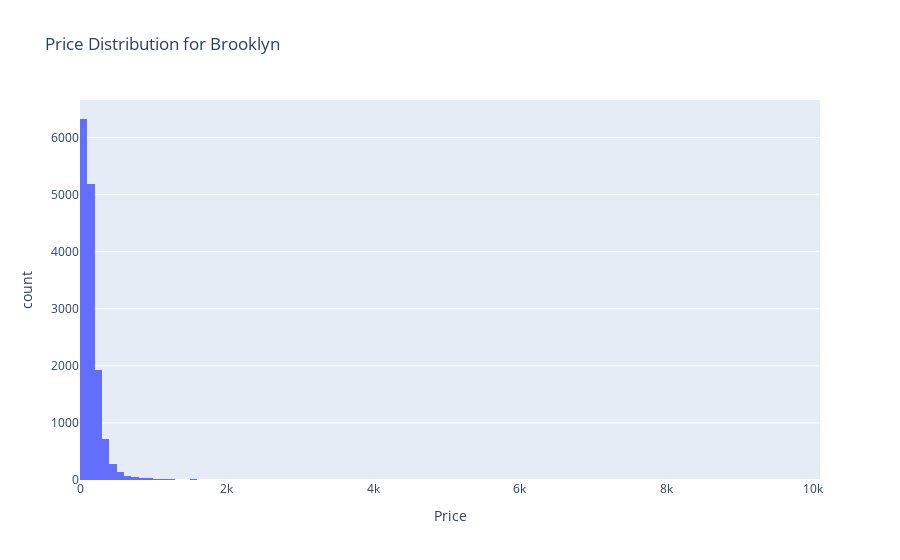
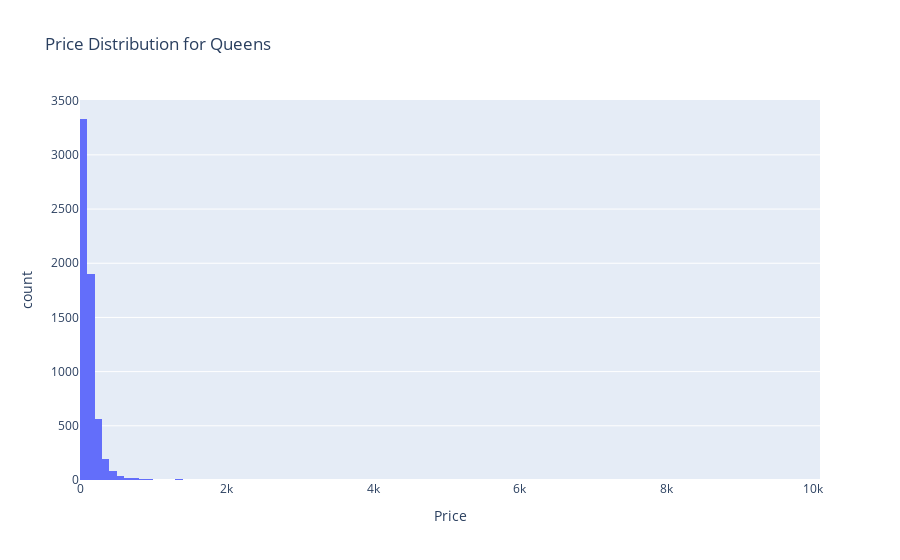

Here is the notebook cell these charts were saved with, in order:
### Code cell
for borough in boroughs:
    neighborhood_group_hist(city=borough)

### Figure 1 — Plotly figure (JSON) as saved in the notebook; plotly's stock layout.template omitted (floating-point values rounded to 4 significant figures; data arrays with more than 128 entries replaced by an {"elided": "..."} marker saying what was removed)
{"data": [{"alignmentgroup": "True", "bingroup": "x", "hovertemplate": "Price=%{x}<br>count=%{y}<extra></extra>", "legendgroup": "", "marker": {"color": "#636efa", "pattern": {"shape": ""}}, "name": "", "nbinsx": 100, "offsetgroup": "", "orientation": "v", "showlegend": false, "type": "histogram", "x": {"elided": "14841 int values"}, "xaxis": "x", "yaxis": "y"}], "layout": {"barmode": "relative", "legend": {"tracegroupgap": 0}, "title": {"text": "Price Distribution for Brooklyn"}, "xaxis": {"anchor": "y", "domain": [0, 1], "title": {"text": "Price"}}, "yaxis": {"anchor": "x", "domain": [0, 1], "title": {"text": "count"}}}}

### Figure 2 — Plotly figure (JSON) as saved in the notebook; plotly's stock layout.template omitted (floating-point values rounded to 4 significant figures; data arrays with more than 128 entries replaced by an {"elided": "..."} marker saying what was removed)
{"data": [{"alignmentgroup": "True", "bingroup": "x", "hovertemplate": "Price=%{x}<br>count=%{y}<extra></extra>", "legendgroup": "", "marker": {"color": "#636efa", "pattern": {"shape": ""}}, "name": "", "nbinsx": 100, "offsetgroup": "", "orientation": "v", "showlegend": false, "type": "histogram", "x": {"elided": "6174 int values"}, "xaxis": "x", "yaxis": "y"}], "layout": {"barmode": "relative", "legend": {"tracegroupgap": 0}, "title": {"text": "Price Distribution for Queens"}, "xaxis": {"anchor": "y", "domain": [0, 1], "title": {"text": "Price"}}, "yaxis": {"anchor": "x", "domain": [0, 1], "title": {"text": "count"}}}}
